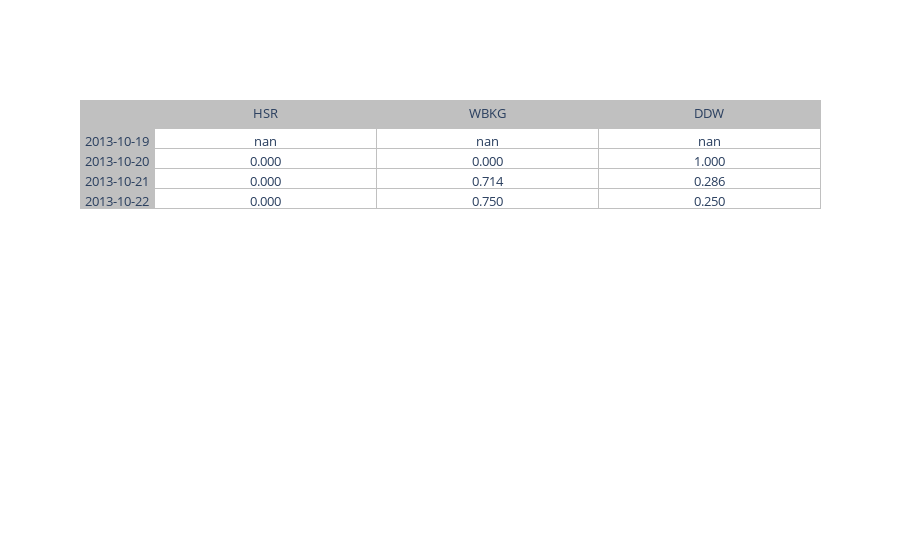

Notebook code cell kept with this figure:
### Markdown cell above
## Portfolio Weights
Now that we have the index weights, let's choose the portfolio weights based on dividend. You would normally calculate the weights based on trailing dividend yield, but we'll simplify this by just calculating the total dividend yield over time.

Implement `calculate_dividend_weights` to return the weights for each stock based on its total dividend yield over time. This is similar to generating the weight for the index, but it's using dividend data instead.
For example, assume the following is `dividends` data:
```
                 Prices
               A         B
2013-07-08     0         0
2013-07-09     0         1
2013-07-10     0.5       0
2013-07-11     0         0
2013-07-12     2         0
...            ...       ...
```
The weights created from the function `calculate_dividend_weights` should be the following:
```
               A         B
2013-07-08     NaN       NaN
2013-07-09     0         1
2013-07-10     0.333..   0.666..
2013-07-11     0.333..   0.666..
2013-07-12     0.714..   0.285..
...            ...       ...
```

### Code cell
def calculate_dividend_weights(dividends):
    """
    Calculate dividend weights.

    Parameters
    ----------
    dividends : DataFrame
        Dividend for each stock and date

    Returns
    -------
    dividend_weights : DataFrame
        Weights for each stock and date
    """
    #TODO: Implement function
    df_trailing_div=dividends.cumsum(axis=0)
    df_weigth_div=df_trailing_div.div(df_trailing_div.sum(axis=1),axis=0)
    project_helper.print_dataframe(df_weigth_div)
    return df_weigth_div

project_tests.test_calculate_dividend_weights(calculate_dividend_weights)

### Figure 1 — Plotly figure (JSON) as saved in the notebook; plotly's stock layout.template omitted (floating-point values rounded to 4 significant figures)
{"data": [{"cells": {"fill": {"color": ["silver", "white"]}, "font": {"size": 13}, "line": {"color": "silver"}, "values": [["2013-10-19", "2013-10-20", "2013-10-21", "2013-10-22"], ["nan", "0.000", "0.000", "0.000"], ["nan", "0.000", "0.714", "0.750"], ["nan", "1.000", "0.286", "0.250"]]}, "columnwidth": [1, 3], "header": {"fill": {"color": "silver"}, "font": {"size": 13}, "line": {"color": "silver"}, "values": ["", "HSR", "WBKG", "DDW"]}, "type": "table"}], "layout": {}}
